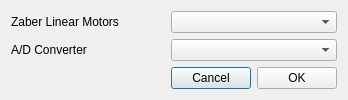
<?xml version="1.0" encoding="UTF-8"?>
<ui version="4.0">
 <class>ComPorts</class>
 <widget class="QDialog" name="ComPorts">
  <property name="geometry">
   <rect>
    <x>0</x>
    <y>0</y>
    <width>348</width>
    <height>99</height>
   </rect>
  </property>
  <property name="windowTitle">
   <string>Dialog</string>
  </property>
  <layout class="QGridLayout" name="gridLayout">
   <item row="0" column="0">
    <layout class="QGridLayout" name="gridLayout_2">
     <item row="0" column="1">
      <widget class="QComboBox" name="linMotComPortComboBox">
       <property name="currentIndex">
        <number>-1</number>
       </property>
      </widget>
     </item>
     <item row="1" column="1">
      <widget class="QComboBox" name="converterComboBox">
       <property name="currentIndex">
        <number>-1</number>
       </property>
      </widget>
     </item>
     <item row="1" column="0">
      <widget class="QLabel" name="converterLabel">
       <property name="text">
        <string>A/D Converter</string>
       </property>
      </widget>
     </item>
     <item row="0" column="0">
      <widget class="QLabel" name="linMotLabel">
       <property name="text">
        <string>Zaber Linear Motors</string>
       </property>
      </widget>
     </item>
     <item row="2" column="0">
      <layout class="QHBoxLayout" name="horizontalLayout_3"/>
     </item>
     <item row="2" column="1">
      <layout class="QHBoxLayout" name="horizontalLayout_4">
       <item>
        <widget class="QPushButton" name="comPortCancelButton">
         <property name="text">
          <string>Cancel</string>
         </property>
        </widget>
       </item>
       <item>
        <widget class="QPushButton" name="comPortOKButton">
         <property name="text">
          <string>OK</string>
         </property>
        </widget>
       </item>
      </layout>
     </item>
    </layout>
   </item>
  </layout>
 </widget>
 <resources/>
 <connections/>
</ui>
